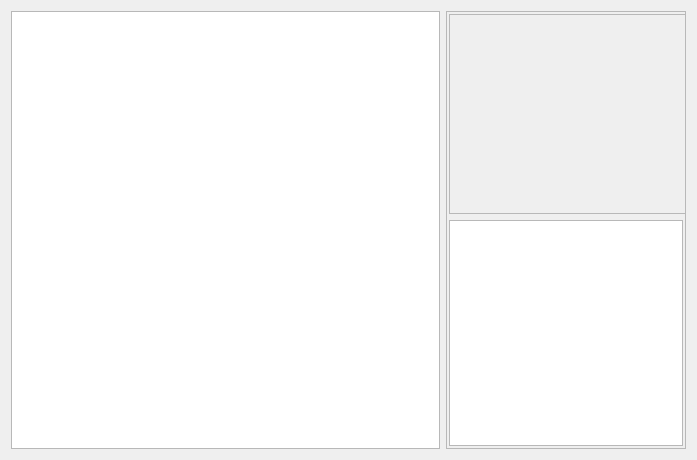
<?xml version="1.0" encoding="UTF-8"?>
<ui version="4.0">
 <class>FormImages</class>
 <widget class="QWidget" name="FormImages">
  <property name="geometry">
   <rect>
    <x>0</x>
    <y>0</y>
    <width>697</width>
    <height>460</height>
   </rect>
  </property>
  <property name="windowTitle">
   <string>Form</string>
  </property>
  <layout class="QHBoxLayout" name="horizontalLayout">
   <item>
    <widget class="QTableView" name="tableView">
     <property name="editTriggers">
      <set>QAbstractItemView::NoEditTriggers</set>
     </property>
     <property name="alternatingRowColors">
      <bool>true</bool>
     </property>
     <property name="selectionMode">
      <enum>QAbstractItemView::SingleSelection</enum>
     </property>
     <attribute name="verticalHeaderDefaultSectionSize">
      <number>23</number>
     </attribute>
     <attribute name="verticalHeaderMinimumSectionSize">
      <number>23</number>
     </attribute>
    </widget>
   </item>
   <item>
    <widget class="QFrame" name="frame">
     <property name="minimumSize">
      <size>
       <width>240</width>
       <height>0</height>
      </size>
     </property>
     <property name="maximumSize">
      <size>
       <width>240</width>
       <height>16777215</height>
      </size>
     </property>
     <property name="frameShape">
      <enum>QFrame::StyledPanel</enum>
     </property>
     <property name="frameShadow">
      <enum>QFrame::Raised</enum>
     </property>
     <layout class="QVBoxLayout" name="verticalLayout">
      <property name="leftMargin">
       <number>2</number>
      </property>
      <property name="topMargin">
       <number>2</number>
      </property>
      <property name="rightMargin">
       <number>2</number>
      </property>
      <property name="bottomMargin">
       <number>2</number>
      </property>
      <item>
       <widget class="QFrame" name="frameImage">
        <property name="minimumSize">
         <size>
          <width>240</width>
          <height>200</height>
         </size>
        </property>
        <property name="maximumSize">
         <size>
          <width>16777215</width>
          <height>230</height>
         </size>
        </property>
        <property name="frameShape">
         <enum>QFrame::StyledPanel</enum>
        </property>
        <property name="frameShadow">
         <enum>QFrame::Raised</enum>
        </property>
       </widget>
      </item>
      <item>
       <widget class="QTextEdit" name="textEdit">
        <property name="readOnly">
         <bool>true</bool>
        </property>
       </widget>
      </item>
     </layout>
    </widget>
   </item>
  </layout>
 </widget>
 <resources/>
 <connections/>
</ui>
